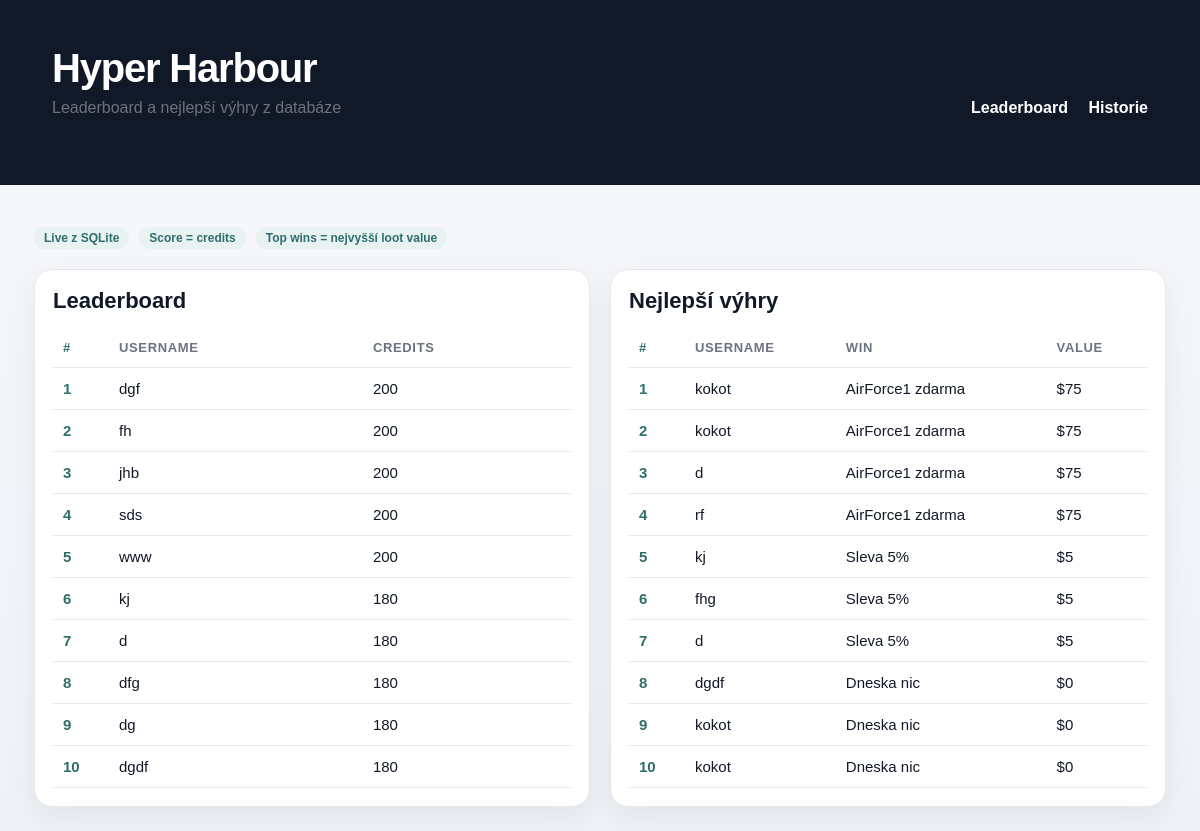
The page / on the database its author committed.
### tables this page shows
CREATE TABLE users (
        username TEXT PRIMARY KEY,
        credits INTEGER DEFAULT 200,
        created_at INTEGER
    );

CREATE TABLE case_openings (
        id INTEGER PRIMARY KEY AUTOINCREMENT,
        username TEXT,
        outcome TEXT,
        created_at INTEGER
    , loot_name TEXT DEFAULT '', loot_price INTEGER DEFAULT 0);

### web.py (the view)
@app.route("/")
def index():
    leaderboard = db_utils.get_leaderboard(10)
    top_wins = db_utils.get_top_wins(10)
    return render_template("index.html", leaderboard=leaderboard, top_wins=top_wins)

### db_utils.py (called while the page is built)
def get_conn():
    conn = sqlite3.connect(DB_PATH)
    conn.row_factory = sqlite3.Row
    return conn

def get_loot_meta(key_name: str):
    return LOOT_META.get(key_name, {"display_name": key_name, "price": 0})

def get_leaderboard(limit=20):
    conn = get_conn()
    c = conn.cursor()
    rows = c.execute("""
        SELECT username, credits
        FROM users
        ORDER BY credits DESC, username ASC
        LIMIT ?
    """, (limit,)).fetchall()
    conn.close()
    return [dict(r) for r in rows]

def get_top_wins(limit=10):
    conn = get_conn()
    c = conn.cursor()
    rows = c.execute("""
        SELECT username, outcome, created_at
        FROM case_openings
        ORDER BY id DESC
    """).fetchall()
    conn.close()
    result = []
    for r in rows:
        meta = get_loot_meta(r["outcome"])
        result.append({
            "username": r["username"],
            "outcome": r["outcome"],
            "loot_name": meta["display_name"],
            "loot_price": meta["price"],
            "time": time.strftime("%H:%M:%S", time.localtime(r["created_at"])),
        })
    result.sort(key=lambda x: (x["loot_price"], x["time"]), reverse=True)
    return result[:limit]

### templates/index.html (shortened to what this page needs)
<!DOCTYPE html>
<html lang="cs">
<head>
</head>
<body>
<header>
    <div class="wrap hero">
        <div>
            <h1 class="title">Hyper Harbour</h1>
            <div class="subtitle">Leaderboard a nejlepší výhry z databáze</div>
        </div>
        <div class="nav">
            <a href="/">Leaderboard</a>
            <a href="/history">Historie</a>
        </div>
    </div>
</header>
<div class="wrap">
    <div class="topbar">
        <span class="badge">Live z SQLite</span>
        <span class="badge">Score = credits</span>
        <span class="badge">Top wins = nejvyšší loot value</span>
    </div>
    <div class="grid" style="margin-top: 20px;">
        <div class="card">
            <h2>Leaderboard</h2>
            <table>
                <thead>
                <tr>
                    <th class="rank">#</th>
                    <th>Username</th>
                    <th>Credits</th>
                </tr>
                </thead>
                <tbody>
                {% for user in leaderboard %}
                <tr>
                    <td class="rank">{{ loop.index }}</td>
                    <td>{{ user.username }}</td>
                    <td>{{ user.credits }}</td>
                </tr>
                {% else %}
                <tr><td colspan="3" class="empty">Zatím žádná data.</td></tr>
                {% endfor %}
                </tbody>
            </table>
        </div>
        <div class="card">
            <h2>Nejlepší výhry</h2>
            <table>
                <thead>
                <tr>
                    <th class="rank">#</th>
                    <th>Username</th>
                    <th>Win</th>
                    <th>Value</th>
                </tr>
                </thead>
                <tbody>
                {% for win in top_wins %}
                <tr>
                    <td class="rank">{{ loop.index }}</td>
                    <td>{{ win.username }}</td>
                    <td>{{ win.loot_name }}</td>
                    <td>${{ win.loot_price }}</td>
                </tr>
                {% else %}
                <tr><td colspan="4" class="empty">Zatím žádné výhry.</td></tr>
                {% endfor %}
                </tbody>
            </table>
        </div>
    </div>
</div>
</body>
</html>

### templates/index.html (style rules this page uses)
:root { --bg: #f4f6fb; --card: #ffffff; --text: #111827; --muted: #6b7280; --line: #e5e7eb; --accent: #6aa6a1; --accent-dark: #2f6f6b; }
* { box-sizing: border-box; }
body { margin: 0; font-family: Arial, Helvetica, sans-serif; background: linear-gradient(180deg, #f7f8fb 0%, #eef2f7 100%); color: var(--text); }
header { background: #111827; color: white; padding: 22px 28px; }
.wrap { max-width: 1180px; margin: 0 auto; padding: 24px; }
.hero { display: flex; justify-content: space-between; align-items: end; gap: 20px; margin-bottom: 22px; flex-wrap: wrap; }
.title { font-size: 40px; font-weight: 800; letter-spacing: -0.03em; margin: 0; }
.subtitle { color: var(--muted); margin-top: 8px; }
.nav a { color: white; text-decoration: none; margin-left: 16px; font-weight: 700; }
.grid { display: grid; grid-template-columns: 1fr 1fr; gap: 20px; }
.card { background: var(--card); border: 1px solid var(--line); border-radius: 18px; box-shadow: 0 10px 30px rgba(17, 24, 39, 0.06); padding: 18px; }
.card h2 { margin: 0 0 14px 0; font-size: 22px; }
table { width: 100%; border-collapse: collapse; overflow: hidden; }
th, td { text-align: left; padding: 12px 10px; border-bottom: 1px solid var(--line); font-size: 15px; }
th { color: var(--muted); font-weight: 700; font-size: 13px; text-transform: uppercase; letter-spacing: 0.05em; }
.rank { font-weight: 800; color: var(--accent-dark); width: 56px; }
.badge { display: inline-block; padding: 4px 10px; border-radius: 999px; background: #e8f2f1; color: var(--accent-dark); font-size: 12px; font-weight: 700; }
.topbar { margin-top: 18px; display: flex; gap: 10px; flex-wrap: wrap; }

### rows shown on the page
users: username "dgf", credits "200"
users: username "fh", credits "200"
users: username "jhb", credits "200"
users: username "sds", credits "200"
users: username "www", credits "200"
users: username "kj", credits "180"
users: username "dfg", credits "180"
users: username "dg", credits "180"
users: username "dgdf", credits "180"
case_openings: username "kokot", loot_name "AirForce1 zdarma", loot_price "75"
case_openings: username "kokot", loot_name "AirForce1 zdarma", loot_price "75"
case_openings: username "d", loot_name "AirForce1 zdarma", loot_price "75"
case_openings: username "rf", loot_name "AirForce1 zdarma", loot_price "75"
case_openings: username "kj", loot_name "Sleva 5%", loot_price "5"
case_openings: username "fhg", loot_name "Sleva 5%", loot_price "5"
case_openings: username "d", loot_name "Sleva 5%", loot_price "5"
case_openings: username "dgdf", loot_name "Dneska nic", loot_price "0"
case_openings: username "kokot", loot_name "Dneska nic", loot_price "0"
case_openings: username "kokot", loot_name "Dneska nic", loot_price "0"

### other values the page prints
{{ user.username }} "d"
{{ user.credits }} "180"
